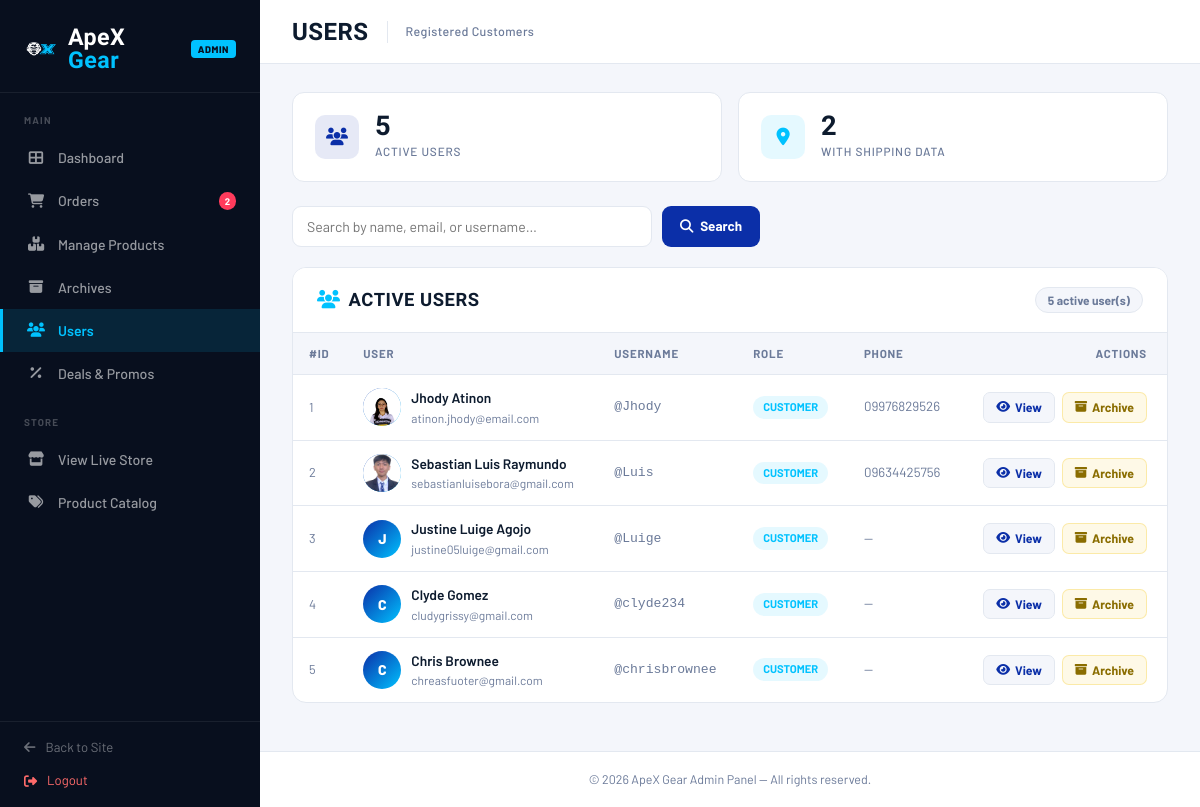
/admin/manage_users.php (signed in), run on an earlier commit of the app's database.
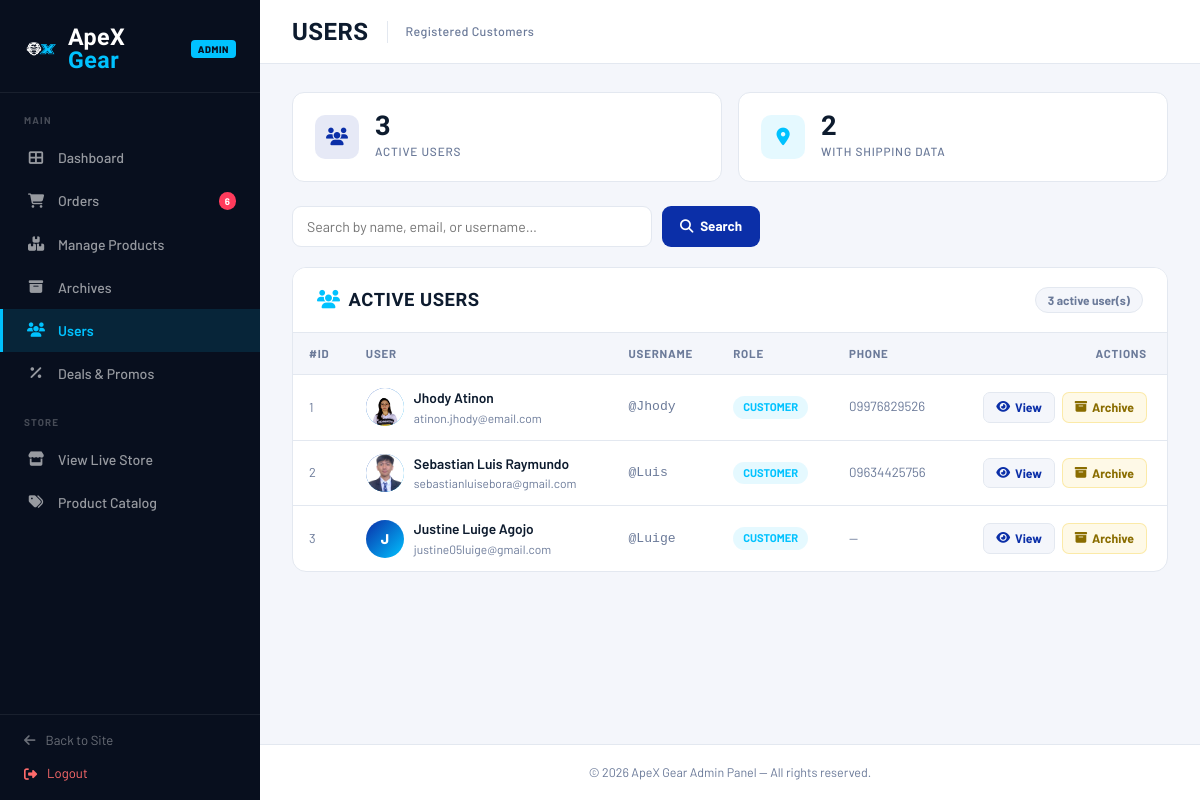
And on a later commit of the database.
### tables this page shows
CREATE TABLE `users_profiles_tbl` (
  `profile_id` int(11) NOT NULL,
  `user_id` int(11) NOT NULL,
  `bio` text DEFAULT NULL,
  `street_address` varchar(255) DEFAULT NULL,
  `city` varchar(100) DEFAULT NULL,
  `zip_code` varchar(20) DEFAULT NULL,
  `phone_number` varchar(20) DEFAULT NULL,
  `image_path` varchar(255) DEFAULT NULL,
  `birthday` date DEFAULT NULL
);

CREATE TABLE `users_tbl` (
  `user_id` int(11) NOT NULL,
  `first_name` varchar(50) NOT NULL,
  `last_name` varchar(50) NOT NULL,
  `m_name` varchar(50) DEFAULT NULL,
  `gender` varchar(20) DEFAULT NULL,
  `username` varchar(50) NOT NULL,
  `email` varchar(100) NOT NULL,
  `password` varchar(255) NOT NULL,
  `otp_code` int(6) DEFAULT NULL
);

### admin/manage_users.php (the view, shortened to what the changed rows need)
<?php
$db = new Database();
$conn = $db->getConnection();
$pendingQuery = "SELECT COUNT(*) as pending_count FROM orders_tbl WHERE order_status = 'Pending' OR order_status = 'On Process'";
$pendingResult = $conn->query($pendingQuery);
$pendingRow = $pendingResult->fetch_assoc();
$pendingOrders = $pendingRow['pending_count'] ?? 0;
$search = trim($_GET['q'] ?? '');
$query = "
    SELECT u.user_id, u.first_name, u.last_name, u.m_name, u.gender, u.username, u.email,
           p.bio, p.street_address, p.city, p.zip_code, p.phone_number, p.image_path
    FROM users_tbl u
    LEFT JOIN users_profiles_tbl p ON u.user_id = p.user_id
";
if ($search !== '') {
    $searchTerm = '%' . $search . '%';
    $query .= " WHERE u.first_name LIKE ? OR u.last_name LIKE ? OR u.username LIKE ? OR u.email LIKE ?";
    $stmt = $conn->prepare($query);
    $stmt->bind_param("ssss", $searchTerm, $searchTerm, $searchTerm, $searchTerm);
    $stmt->execute();
    $result = $stmt->get_result();
} else {
    $result = $conn->query($query);
}
$users = [];
while ($row = $result->fetch_assoc()) {
    $shipStmt = $conn->prepare("SELECT street_address, city, zip_code, phone_number FROM shipping_address_tbl WHERE user_id = ? ORDER BY address_id DESC LIMIT 1");
    $shipStmt->bind_param("i", $row['user_id']);
    $shipStmt->execute();
    $shipRes = $shipStmt->get_result();
    $row['shipping'] = $shipRes->fetch_assoc();
    $users[] = $row;
}
$userCount = count($users);
?>
<!DOCTYPE html>
<html lang="en">
<head>
    <link href="https://cdn.jsdelivr.net/npm/bootstrap@5.3.3/dist/css/bootstrap.min.css" rel="stylesheet">
    <link href="https://cdnjs.cloudflare.com/ajax/libs/font-awesome/6.5.0/css/all.min.css" rel="stylesheet">
    <link href="../assets/css/style.css" rel="stylesheet">
    <link href="../assets/css/admin-style.css" rel="stylesheet">
</head>
<body>
    <aside class="sidebar" id="sidebar">
        <a href="../index.php" class="sidebar-brand">
            <img src="../assets/images/ApeX Logo.png" alt="ApeX Gear">
            <div class="sidebar-brand-text"><span class="t1">ApeX </span><span class="t2">Gear</span></div>
            <span class="sidebar-badge">Admin</span>
        </a>
        <nav class="sidebar-nav">
            <a href="manage_orders.php">
                <i class="fas fa-shopping-cart"></i> Orders
                <?php if ($pendingOrders > 0): ?><span class="nav-badge"><?php echo $pendingOrders; ?></span><?php endif; ?>
            </a>
        </nav>
    </aside>
    <div class="main-wrap">
        <main class="page-body">
            <div class="stat-row">
                <div class="stat-card">
                    <div>
                        <div class="stat-val"><?php echo $userCount; ?></div>
                        <div class="stat-lbl">Active Users</div>
                    </div>
                </div>
            </div>
            <div class="panel">
                <div class="panel-header">
                    <span class="panel-title"><i class="fas fa-users me-2" style="color:var(--accent);"></i>Active Users</span>
                    <span class="panel-count"><?php echo $userCount; ?> active user(s)</span>
                </div>
                <?php if (empty($users)): ?>
                    <div class="empty-state">
                        <i class="fas fa-user-slash"></i>
                        <p><?php echo $search ? 'No users match your search.' : 'No registered users yet.'; ?></p>
                    </div>
                <?php else: ?>
                    <div style="overflow-x:auto;">
                        <table class="tbl">
                            <thead>
                                <tr>
                                    <th>#ID</th>
                                    <th>User</th>
                                    <th>Username</th>
                                    <th>Role</th>
                                    <th>Phone</th>
                                    <th style="text-align:right;padding-right:20px;">Actions</th>
                                </tr>
                            </thead>
                            <tbody>
                                <?php foreach ($users as $u):
                                    $fullName = trim(($u['first_name'] ?? '') . ' ' . ($u['last_name'] ?? ''));
                                    $initial = strtoupper(substr($fullName ?: $u['username'], 0, 1));
                                ?>
                                    <tr onclick='openUserModal(<?php echo json_encode($u, JSON_HEX_APOS | JSON_HEX_QUOT); ?>)' title="Click to view details">
                                        <td style="color:var(--text-muted);font-size:.8rem;"><?php echo $u['user_id']; ?></td>
                                        <td>
                                            <div style="display:flex;align-items:center;gap:10px;">
                                                <div class="avatar">
                                                    <?php if (!empty($u['image_path'])): ?>
                                                        <img src="<?php echo str_starts_with($u['image_path'], 'http') ? htmlspecialchars($u['image_path']) : '../' . htmlspecialchars($u['image_path']); ?>" alt="Profile" style="width:100%;height:100%;object-fit:cover;">
                                                    <?php else: ?>
                                                        <?php echo $initial; ?>
                                                    <?php endif; ?>
                                                </div>
                                                <div>
                                                    <div class="user-name"><?php echo htmlspecialchars($fullName); ?></div>
                                                    <div class="user-meta"><?php echo htmlspecialchars($u['email'] ?? ''); ?></div>
                                                </div>
                                            </div>
                                        </td>
                                        <td style="font-family:monospace;font-size:.82rem;color:var(--text-muted);">@<?php echo htmlspecialchars($u['username'] ?? '—'); ?></td>
                                        <td><span class="role-pill">Customer</span></td>
                                        <td style="color:var(--text-muted);font-size:.83rem;"><?php echo htmlspecialchars($u['phone_number'] ?? '—'); ?></td>
                                        <td style="text-align:right;padding-right:20px;" onclick="event.stopPropagation()">
                                            <button class="act-btn btn-view" onclick='openUserModal(<?php echo json_encode($u, JSON_HEX_APOS | JSON_HEX_QUOT); ?>)'>
                                                <i class="fas fa-eye"></i> View
                                            </button>
                                            <form method="POST" style="display:inline;" onsubmit="return confirm('Archive this user? They will be moved to the archives and can no longer log in.');">
                                                <button type="submit" class="act-btn btn-archive ms-1"><i class="fas fa-archive"></i> Archive</button>
                                            </form>
                                        </td>
                                    </tr>
                                <?php endforeach; ?>
                            </tbody>
                        </table>
                    </div>
                <?php endif; ?>
            </div>
        </main>
    </div>
</body>
</html>

What changed in the data, as far as the page shows it:
removed users_profiles_tbl: user.user_id "4", user.last_name "C", user.last_name "Clyde Gomez", user.email "cludygrissy@gmail.com", user.username "clyde234", phone_number "—"
removed users_profiles_tbl: user.user_id "5", user.last_name "C", user.last_name "Chris Brownee", user.email "chreasfuoter@gmail.com", user.username "chrisbrownee", phone_number "—"
Also different on the page:
$pendingOrders: "2" → "6"
$userCount: "5" → "3"
